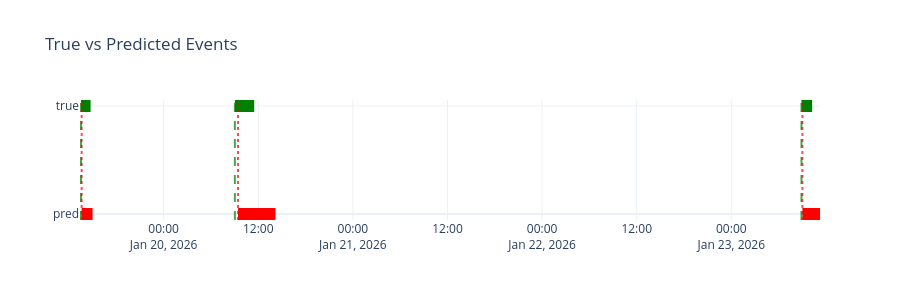
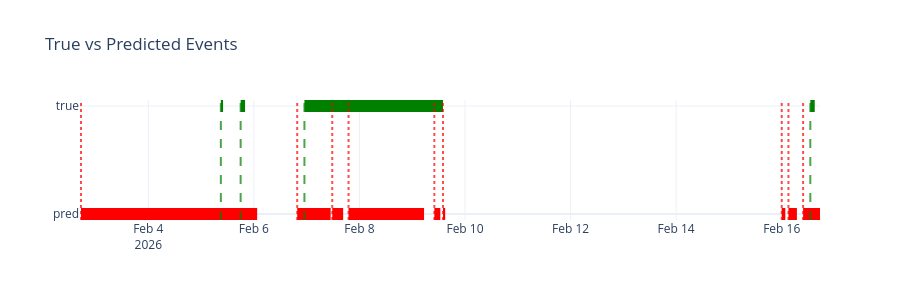
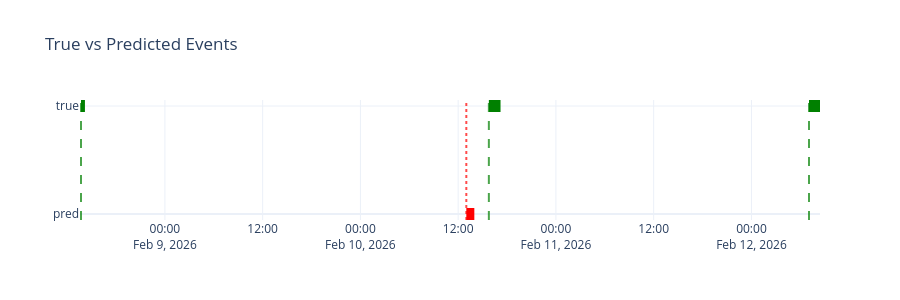
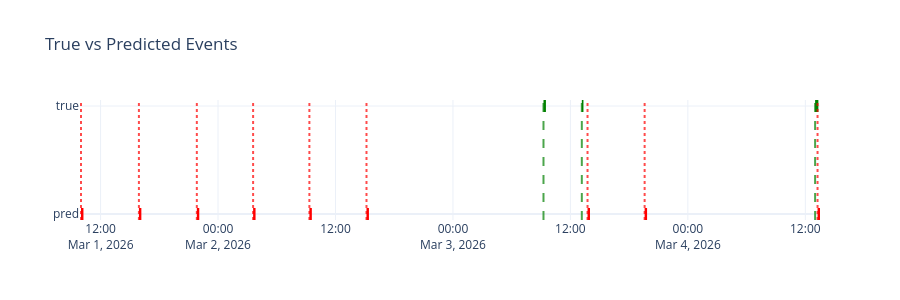

Notebook code cell kept with these figures, in order:
### Code cell
use_scaling = False
config = AutoEncoderConfig(transform=Identity(), enable_calibrator=False, enable_threshold=False
        )

for num in list_df:
    print(f'Датасет {num}')
    model = AutoEncoder
    model_name_save = 'Base_AE_normalize_'
    runner = MerlionRunner()
    _ = runner.run(
        num_data=num,
        config=config,
        list_anomaly=globals()[f'list{num}'],
        model_name_save=model_name_save,
        model_name=f'{model_name_save[:-1]}',
        q=q,
        model=model,
        save_result=save_result,
        train_model=train_model,
        use_scaling=use_scaling,
        scaler_cls=RobustScaler,
        use_deterministic=use_deterministic
    )

### Figure 1 — Plotly figure (JSON) as saved in the notebook; plotly's stock layout.template omitted (floating-point values rounded to 4 significant figures)
{"data": [{"line": {"color": "green", "width": 12}, "mode": "lines", "name": "true_event", "showlegend": false, "type": "scatter", "x": ["2026-01-19T13:31:00", "2026-01-19T14:44:00"], "y": [1, 1]}, {"line": {"color": "green", "width": 12}, "mode": "lines", "name": "true_event", "showlegend": false, "type": "scatter", "x": ["2026-01-20T09:02:00", "2026-01-20T11:29:00"], "y": [1, 1]}, {"line": {"color": "green", "width": 12}, "mode": "lines", "name": "true_event", "showlegend": false, "type": "scatter", "x": ["2026-01-23T08:54:00", "2026-01-23T10:15:00"], "y": [1, 1]}, {"line": {"color": "red", "width": 12}, "mode": "lines", "name": "pred_event", "showlegend": false, "type": "scatter", "x": ["2026-01-19T13:36:00", "2026-01-19T14:59:00"], "y": [0, 0]}, {"line": {"color": "red", "width": 12}, "mode": "lines", "name": "pred_event", "showlegend": false, "type": "scatter", "x": ["2026-01-20T09:26:00", "2026-01-20T14:11:00"], "y": [0, 0]}, {"line": {"color": "red", "width": 12}, "mode": "lines", "name": "pred_event", "showlegend": false, "type": "scatter", "x": ["2026-01-23T09:01:00", "2026-01-23T11:15:00"], "y": [0, 0]}], "layout": {"height": 300, "shapes": [{"line": {"color": "green", "dash": "dash", "width": 2}, "opacity": 0.7, "type": "line", "x0": "2026-01-19T13:31:00", "x1": "2026-01-19T13:31:00", "xref": "x", "y0": 0, "y1": 1, "yref": "y domain"}, {"line": {"color": "green", "dash": "dash", "width": 2}, "opacity": 0.7, "type": "line", "x0": "2026-01-20T09:02:00", "x1": "2026-01-20T09:02:00", "xref": "x", "y0": 0, "y1": 1, "yref": "y domain"}, {"line": {"color": "green", "dash": "dash", "width": 2}, "opacity": 0.7, "type": "line", "x0": "2026-01-23T08:54:00", "x1": "2026-01-23T08:54:00", "xref": "x", "y0": 0, "y1": 1, "yref": "y domain"}, {"line": {"color": "red", "dash": "dot", "width": 2}, "opacity": 0.7, "type": "line", "x0": "2026-01-19T13:36:00", "x1": "2026-01-19T13:36:00", "xref": "x", "y0": 0, "y1": 1, "yref": "y domain"}, {"line": {"color": "red", "dash": "dot", "width": 2}, "opacity": 0.7, "type": "line", "x0": "2026-01-20T09:26:00", "x1": "2026-01-20T09:26:00", "xref": "x", "y0": 0, "y1": 1, "yref": "y domain"}, {"line": {"color": "red", "dash": "dot", "width": 2}, "opacity": 0.7, "type": "line", "x0": "2026-01-23T09:01:00", "x1": "2026-01-23T09:01:00", "xref": "x", "y0": 0, "y1": 1, "yref": "y domain"}], "title": {"text": "True vs Predicted Events"}, "yaxis": {"ticktext": ["pred", "true"], "tickvals": [0, 1]}}}

### Figure 2 — Plotly figure (JSON) as saved in the notebook; plotly's stock layout.template omitted (floating-point values rounded to 4 significant figures)
{"data": [{"line": {"color": "green", "width": 12}, "mode": "lines", "name": "true_event", "showlegend": false, "type": "scatter", "x": ["2026-02-05T09:00:00", "2026-02-05T10:00:00"], "y": [1, 1]}, {"line": {"color": "green", "width": 12}, "mode": "lines", "name": "true_event", "showlegend": false, "type": "scatter", "x": ["2026-02-05T18:00:00", "2026-02-05T20:00:00"], "y": [1, 1]}, {"line": {"color": "green", "width": 12}, "mode": "lines", "name": "true_event", "showlegend": false, "type": "scatter", "x": ["2026-02-06T23:00:00", "2026-02-09T14:00:00"], "y": [1, 1]}, {"line": {"color": "green", "width": 12}, "mode": "lines", "name": "true_event", "showlegend": false, "type": "scatter", "x": ["2026-02-16T13:00:00", "2026-02-16T15:00:00"], "y": [1, 1]}, {"line": {"color": "red", "width": 12}, "mode": "lines", "name": "pred_event", "showlegend": false, "type": "scatter", "x": ["2026-02-02T17:25:00", "2026-02-06T01:30:00"], "y": [0, 0]}, {"line": {"color": "red", "width": 12}, "mode": "lines", "name": "pred_event", "showlegend": false, "type": "scatter", "x": ["2026-02-06T19:43:00", "2026-02-07T10:55:00"], "y": [0, 0]}, {"line": {"color": "red", "width": 12}, "mode": "lines", "name": "pred_event", "showlegend": false, "type": "scatter", "x": ["2026-02-07T11:39:00", "2026-02-07T16:36:00"], "y": [0, 0]}, {"line": {"color": "red", "width": 12}, "mode": "lines", "name": "pred_event", "showlegend": false, "type": "scatter", "x": ["2026-02-07T19:03:00", "2026-02-09T05:23:00"], "y": [0, 0]}, {"line": {"color": "red", "width": 12}, "mode": "lines", "name": "pred_event", "showlegend": false, "type": "scatter", "x": ["2026-02-09T10:04:00", "2026-02-09T12:47:00"], "y": [0, 0]}, {"line": {"color": "red", "width": 12}, "mode": "lines", "name": "pred_event", "showlegend": false, "type": "scatter", "x": ["2026-02-09T13:59:00", "2026-02-09T14:59:00"], "y": [0, 0]}, {"line": {"color": "red", "width": 12}, "mode": "lines", "name": "pred_event", "showlegend": false, "type": "scatter", "x": ["2026-02-16T00:00:00", "2026-02-16T01:38:00"], "y": [0, 0]}, {"line": {"color": "red", "width": 12}, "mode": "lines", "name": "pred_event", "showlegend": false, "type": "scatter", "x": ["2026-02-16T03:03:00", "2026-02-16T06:54:00"], "y": [0, 0]}, {"line": {"color": "red", "width": 12}, "mode": "lines", "name": "pred_event", "showlegend": false, "type": "scatter", "x": ["2026-02-16T09:43:00", "2026-02-16T17:24:00"], "y": [0, 0]}], "layout": {"height": 300, "shapes": [{"line": {"color": "green", "dash": "dash", "width": 2}, "opacity": 0.7, "type": "line", "x0": "2026-02-05T09:00:00", "x1": "2026-02-05T09:00:00", "xref": "x", "y0": 0, "y1": 1, "yref": "y domain"}, {"line": {"color": "green", "dash": "dash", "width": 2}, "opacity": 0.7, "type": "line", "x0": "2026-02-05T18:00:00", "x1": "2026-02-05T18:00:00", "xref": "x", "y0": 0, "y1": 1, "yref": "y domain"}, {"line": {"color": "green", "dash": "dash", "width": 2}, "opacity": 0.7, "type": "line", "x0": "2026-02-06T23:00:00", "x1": "2026-02-06T23:00:00", "xref": "x", "y0": 0, "y1": 1, "yref": "y domain"}, {"line": {"color": "green", "dash": "dash", "width": 2}, "opacity": 0.7, "type": "line", "x0": "2026-02-16T13:00:00", "x1": "2026-02-16T13:00:00", "xref": "x", "y0": 0, "y1": 1, "yref": "y domain"}, {"line": {"color": "red", "dash": "dot", "width": 2}, "opacity": 0.7, "type": "line", "x0": "2026-02-02T17:25:00", "x1": "2026-02-02T17:25:00", "xref": "x", "y0": 0, "y1": 1, "yref": "y domain"}, {"line": {"color": "red", "dash": "dot", "width": 2}, "opacity": 0.7, "type": "line", "x0": "2026-02-06T19:43:00", "x1": "2026-02-06T19:43:00", "xref": "x", "y0": 0, "y1": 1, "yref": "y domain"}, {"line": {"color": "red", "dash": "dot", "width": 2}, "opacity": 0.7, "type": "line", "x0": "2026-02-07T11:39:00", "x1": "2026-02-07T11:39:00", "xref": "x", "y0": 0, "y1": 1, "yref": "y domain"}, {"line": {"color": "red", "dash": "dot", "width": 2}, "opacity": 0.7, "type": "line", "x0": "2026-02-07T19:03:00", "x1": "2026-02-07T19:03:00", "xref": "x", "y0": 0, "y1": 1, "yref": "y domain"}, {"line": {"color": "red", "dash": "dot", "width": 2}, "opacity": 0.7, "type": "line", "x0": "2026-02-09T10:04:00", "x1": "2026-02-09T10:04:00", "xref": "x", "y0": 0, "y1": 1, "yref": "y domain"}, {"line": {"color": "red", "dash": "dot", "width": 2}, "opacity": 0.7, "type": "line", "x0": "2026-02-09T13:59:00", "x1": "2026-02-09T13:59:00", "xref": "x", "y0": 0, "y1": 1, "yref": "y domain"}, {"line": {"color": "red", "dash": "dot", "width": 2}, "opacity": 0.7, "type": "line", "x0": "2026-02-16T00:00:00", "x1": "2026-02-16T00:00:00", "xref": "x", "y0": 0, "y1": 1, "yref": "y domain"}, {"line": {"color": "red", "dash": "dot", "width": 2}, "opacity": 0.7, "type": "line", "x0": "2026-02-16T03:03:00", "x1": "2026-02-16T03:03:00", "xref": "x", "y0": 0, "y1": 1, "yref": "y domain"}, {"line": {"color": "red", "dash": "dot", "width": 2}, "opacity": 0.7, "type": "line", "x0": "2026-02-16T09:43:00", "x1": "2026-02-16T09:43:00", "xref": "x", "y0": 0, "y1": 1, "yref": "y domain"}], "title": {"text": "True vs Predicted Events"}, "yaxis": {"ticktext": ["pred", "true"], "tickvals": [0, 1]}}}

### Figure 3 — Plotly figure (JSON) as saved in the notebook; plotly's stock layout.template omitted (floating-point values rounded to 4 significant figures)
{"data": [{"line": {"color": "green", "width": 12}, "mode": "lines", "name": "true_event", "showlegend": false, "type": "scatter", "x": ["2026-02-08T13:42:00", "2026-02-08T14:11:00"], "y": [1, 1]}, {"line": {"color": "green", "width": 12}, "mode": "lines", "name": "true_event", "showlegend": false, "type": "scatter", "x": ["2026-02-10T15:46:00", "2026-02-10T17:12:00"], "y": [1, 1]}, {"line": {"color": "green", "width": 12}, "mode": "lines", "name": "true_event", "showlegend": false, "type": "scatter", "x": ["2026-02-12T07:04:00", "2026-02-12T08:25:00"], "y": [1, 1]}, {"line": {"color": "red", "width": 12}, "mode": "lines", "name": "pred_event", "showlegend": false, "type": "scatter", "x": ["2026-02-10T13:00:00", "2026-02-10T13:59:00"], "y": [0, 0]}], "layout": {"height": 300, "shapes": [{"line": {"color": "green", "dash": "dash", "width": 2}, "opacity": 0.7, "type": "line", "x0": "2026-02-08T13:42:00", "x1": "2026-02-08T13:42:00", "xref": "x", "y0": 0, "y1": 1, "yref": "y domain"}, {"line": {"color": "green", "dash": "dash", "width": 2}, "opacity": 0.7, "type": "line", "x0": "2026-02-10T15:46:00", "x1": "2026-02-10T15:46:00", "xref": "x", "y0": 0, "y1": 1, "yref": "y domain"}, {"line": {"color": "green", "dash": "dash", "width": 2}, "opacity": 0.7, "type": "line", "x0": "2026-02-12T07:04:00", "x1": "2026-02-12T07:04:00", "xref": "x", "y0": 0, "y1": 1, "yref": "y domain"}, {"line": {"color": "red", "dash": "dot", "width": 2}, "opacity": 0.7, "type": "line", "x0": "2026-02-10T13:00:00", "x1": "2026-02-10T13:00:00", "xref": "x", "y0": 0, "y1": 1, "yref": "y domain"}], "title": {"text": "True vs Predicted Events"}, "yaxis": {"ticktext": ["pred", "true"], "tickvals": [0, 1]}}}

### Figure 4 — Plotly figure (JSON) as saved in the notebook; plotly's stock layout.template omitted (floating-point values rounded to 4 significant figures)
{"data": [{"line": {"color": "green", "width": 12}, "mode": "lines", "name": "true_event", "showlegend": false, "type": "scatter", "x": ["2026-03-03T09:15:00", "2026-03-03T09:30:00"], "y": [1, 1]}, {"line": {"color": "green", "width": 12}, "mode": "lines", "name": "true_event", "showlegend": false, "type": "scatter", "x": ["2026-03-03T13:10:00", "2026-03-03T13:20:00"], "y": [1, 1]}, {"line": {"color": "green", "width": 12}, "mode": "lines", "name": "true_event", "showlegend": false, "type": "scatter", "x": ["2026-03-04T13:00:00", "2026-03-04T13:20:00"], "y": [1, 1]}, {"line": {"color": "red", "width": 12}, "mode": "lines", "name": "pred_event", "showlegend": false, "type": "scatter", "x": ["2026-03-01T10:00:00", "2026-03-01T10:15:00"], "y": [0, 0]}, {"line": {"color": "red", "width": 12}, "mode": "lines", "name": "pred_event", "showlegend": false, "type": "scatter", "x": ["2026-03-01T15:55:00", "2026-03-01T16:10:00"], "y": [0, 0]}, {"line": {"color": "red", "width": 12}, "mode": "lines", "name": "pred_event", "showlegend": false, "type": "scatter", "x": ["2026-03-01T21:50:00", "2026-03-01T22:05:00"], "y": [0, 0]}, {"line": {"color": "red", "width": 12}, "mode": "lines", "name": "pred_event", "showlegend": false, "type": "scatter", "x": ["2026-03-02T03:35:00", "2026-03-02T03:50:00"], "y": [0, 0]}, {"line": {"color": "red", "width": 12}, "mode": "lines", "name": "pred_event", "showlegend": false, "type": "scatter", "x": ["2026-03-02T09:20:00", "2026-03-02T09:35:00"], "y": [0, 0]}, {"line": {"color": "red", "width": 12}, "mode": "lines", "name": "pred_event", "showlegend": false, "type": "scatter", "x": ["2026-03-02T15:10:00", "2026-03-02T15:25:00"], "y": [0, 0]}, {"line": {"color": "red", "width": 12}, "mode": "lines", "name": "pred_event", "showlegend": false, "type": "scatter", "x": ["2026-03-03T13:45:00", "2026-03-03T14:00:00"], "y": [0, 0]}, {"line": {"color": "red", "width": 12}, "mode": "lines", "name": "pred_event", "showlegend": false, "type": "scatter", "x": ["2026-03-03T19:35:00", "2026-03-03T19:50:00"], "y": [0, 0]}, {"line": {"color": "red", "width": 12}, "mode": "lines", "name": "pred_event", "showlegend": false, "type": "scatter", "x": ["2026-03-04T13:15:00", "2026-03-04T13:30:00"], "y": [0, 0]}], "layout": {"height": 300, "shapes": [{"line": {"color": "green", "dash": "dash", "width": 2}, "opacity": 0.7, "type": "line", "x0": "2026-03-03T09:15:00", "x1": "2026-03-03T09:15:00", "xref": "x", "y0": 0, "y1": 1, "yref": "y domain"}, {"line": {"color": "green", "dash": "dash", "width": 2}, "opacity": 0.7, "type": "line", "x0": "2026-03-03T13:10:00", "x1": "2026-03-03T13:10:00", "xref": "x", "y0": 0, "y1": 1, "yref": "y domain"}, {"line": {"color": "green", "dash": "dash", "width": 2}, "opacity": 0.7, "type": "line", "x0": "2026-03-04T13:00:00", "x1": "2026-03-04T13:00:00", "xref": "x", "y0": 0, "y1": 1, "yref": "y domain"}, {"line": {"color": "red", "dash": "dot", "width": 2}, "opacity": 0.7, "type": "line", "x0": "2026-03-01T10:00:00", "x1": "2026-03-01T10:00:00", "xref": "x", "y0": 0, "y1": 1, "yref": "y domain"}, {"line": {"color": "red", "dash": "dot", "width": 2}, "opacity": 0.7, "type": "line", "x0": "2026-03-01T15:55:00", "x1": "2026-03-01T15:55:00", "xref": "x", "y0": 0, "y1": 1, "yref": "y domain"}, {"line": {"color": "red", "dash": "dot", "width": 2}, "opacity": 0.7, "type": "line", "x0": "2026-03-01T21:50:00", "x1": "2026-03-01T21:50:00", "xref": "x", "y0": 0, "y1": 1, "yref": "y domain"}, {"line": {"color": "red", "dash": "dot", "width": 2}, "opacity": 0.7, "type": "line", "x0": "2026-03-02T03:35:00", "x1": "2026-03-02T03:35:00", "xref": "x", "y0": 0, "y1": 1, "yref": "y domain"}, {"line": {"color": "red", "dash": "dot", "width": 2}, "opacity": 0.7, "type": "line", "x0": "2026-03-02T09:20:00", "x1": "2026-03-02T09:20:00", "xref": "x", "y0": 0, "y1": 1, "yref": "y domain"}, {"line": {"color": "red", "dash": "dot", "width": 2}, "opacity": 0.7, "type": "line", "x0": "2026-03-02T15:10:00", "x1": "2026-03-02T15:10:00", "xref": "x", "y0": 0, "y1": 1, "yref": "y domain"}, {"line": {"color": "red", "dash": "dot", "width": 2}, "opacity": 0.7, "type": "line", "x0": "2026-03-03T13:45:00", "x1": "2026-03-03T13:45:00", "xref": "x", "y0": 0, "y1": 1, "yref": "y domain"}, {"line": {"color": "red", "dash": "dot", "width": 2}, "opacity": 0.7, "type": "line", "x0": "2026-03-03T19:35:00", "x1": "2026-03-03T19:35:00", "xref": "x", "y0": 0, "y1": 1, "yref": "y domain"}, {"line": {"color": "red", "dash": "dot", "width": 2}, "opacity": 0.7, "type": "line", "x0": "2026-03-04T13:15:00", "x1": "2026-03-04T13:15:00", "xref": "x", "y0": 0, "y1": 1, "yref": "y domain"}], "title": {"text": "True vs Predicted Events"}, "yaxis": {"ticktext": ["pred", "true"], "tickvals": [0, 1]}}}
